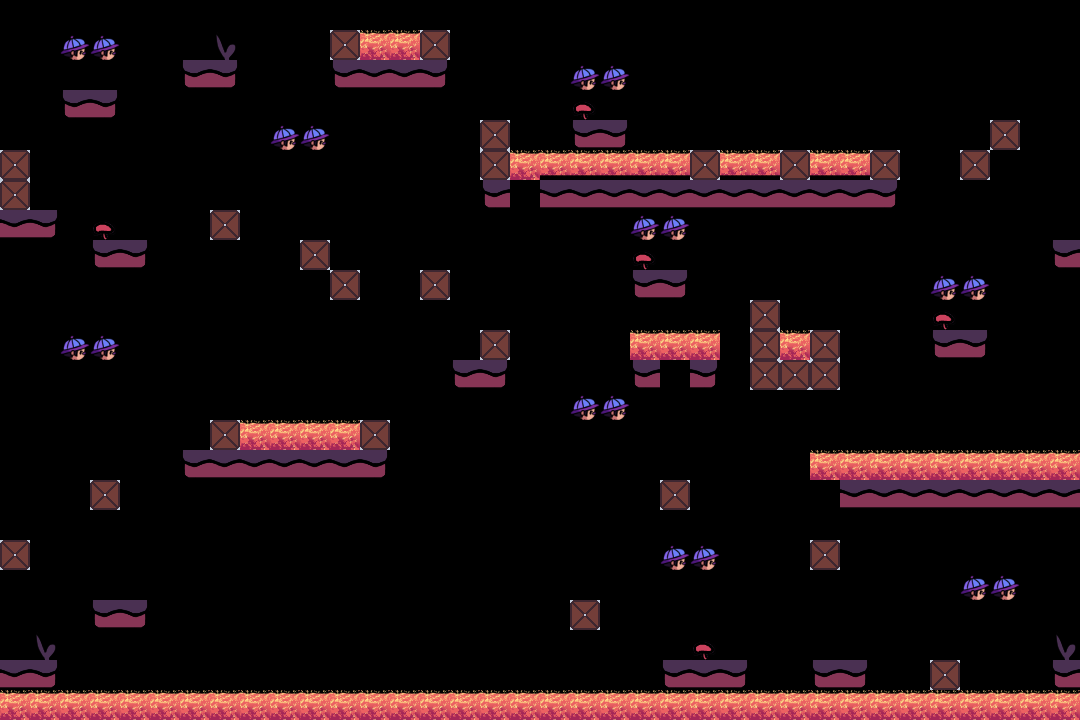

Rendered tile map (Tiled .tmx) drawn with the repository's tilesets; below, a short description and the map source with its tile grids summarised:
An orthogonal 36x24 tile map with 30x30 px tiles, 4 tile layers (Sol, Liquides, Autre, peluche) and 40 objects (40x collision).

<map version="1.8" tiledversion="1.8.2" orientation="orthogonal" renderorder="right-down" width="36" height="24" tilewidth="30" tileheight="30" infinite="0" nextlayerid="9" nextobjectid="70">
 <tileset firstgid="1" source="../../Tiled/asset.tsx" />
 <layer id="4" name="Sol" width="36" height="24">
  <data>[864 cells, 82 non-empty, 4 distinct tile ids]</data>
 </layer>
 <layer id="5" name="Liquides" width="36" height="24">
  <data>[864 cells, 88 non-empty, 2 distinct tile ids]</data>
 </layer>
 <layer id="6" name="Autre" width="36" height="24">
  <data>[864 cells, 44 non-empty, 5 distinct tile ids]</data>
 </layer>
 <layer id="8" name="peluche" width="36" height="24">
  <data>[864 cells, 18 non-empty, 1 distinct tile ids]</data>
 </layer>
 <objectgroup id="7" name="collision" visible="0">
  <object id="28" type="collision" x="0" y="659.818" width="59.8182" height="30.3636" />
  <object id="29" type="collision" x="89.6364" y="599.636" width="60.1818" height="30.1818" />
  <object id="30" type="collision" x="90.1818" y="479.818" width="30.1818" height="30.1818" />
  <object id="31" type="collision" x="0" y="539.818" width="29.8182" height="30.3636" />
  <object id="32" type="collision" x="180" y="450.182" width="210" height="29.6364" />
  <object id="33" type="collision" x="210" y="420" width="30" height="30" />
  <object id="34" type="collision" x="360" y="419.818" width="30" height="30.1818" />
  <object id="35" type="collision" x="0.333333" y="149.333" width="29.6667" height="90.3333" />
  <object id="36" type="collision" x="30" y="210.333" width="30" height="29.3333" />
  <object id="37" type="collision" x="90.3333" y="240.333" width="59.6667" height="29.6667" />
  <object id="38" type="collision" x="210" y="210.333" width="30" height="29.6667" />
  <object id="39" type="collision" x="60" y="89.6667" width="59.6667" height="30.3333" />
  <object id="40" type="collision" x="179.667" y="60" width="60.3333" height="30.3333" />
  <object id="41" type="collision" x="330" y="60" width="119.667" height="30" />
  <object id="42" type="collision" x="330.333" y="30.3333" width="29.6667" height="29.6667" />
  <object id="43" type="collision" x="420.333" y="29.6667" width="29.3333" height="30.3333" />
  <object id="44" type="collision" x="450" y="360" width="60" height="30" />
  <object id="45" type="collision" x="480" y="329.667" width="30" height="30.3333" />
  <object id="46" type="collision" x="420" y="270" width="30" height="30" />
  <object id="47" type="collision" x="480" y="119.667" width="29.6667" height="60.3333" />
  <object id="49" type="collision" x="570" y="120" width="60" height="30" />
  <object id="50" type="collision" x="690" y="149.667" width="30" height="30.3333" />
  <object id="51" type="collision" x="780.333" y="149.667" width="29.3333" height="30.6667" />
  <object id="52" type="collision" x="870.333" y="149.667" width="29.3333" height="30.3333" />
  <object id="53" type="collision" x="300" y="239.667" width="30.3333" height="30.3333" />
  <object id="54" type="collision" x="330.333" y="270.333" width="29.6667" height="29.3333" />
  <object id="55" type="collision" x="1050" y="239.667" width="29.6667" height="30.3333" />
  <object id="56" type="collision" x="990" y="119.667" width="29.6667" height="30" />
  <object id="57" type="collision" x="960.333" y="150" width="29.6667" height="30" />
  <object id="58" type="collision" x="930" y="330" width="59.6667" height="30.3333" />
  <object id="59" type="collision" x="630" y="270" width="60" height="30" />
  <object id="60" type="collision" x="750.333" y="299.333" width="29.6667" height="91" />
  <object id="61" type="collision" x="810" y="329.667" width="30" height="60.6667" />
  <object id="62" type="collision" x="780.091" y="360" width="30" height="30" />
  <object id="63" type="collision" x="569.938" y="600" width="30.0625" height="29.875" />
  <object id="64" type="collision" x="660" y="660" width="90" height="29.875" />
  <object id="65" type="collision" x="810" y="660" width="59.875" height="29.875" />
  <object id="66" type="collision" x="930" y="660" width="29.875" height="30" />
  <object id="67" type="collision" x="1050" y="659.875" width="30" height="30" />
  <object id="68" type="collision" x="480" y="180" width="420" height="8.5" />
 </objectgroup>
</map>